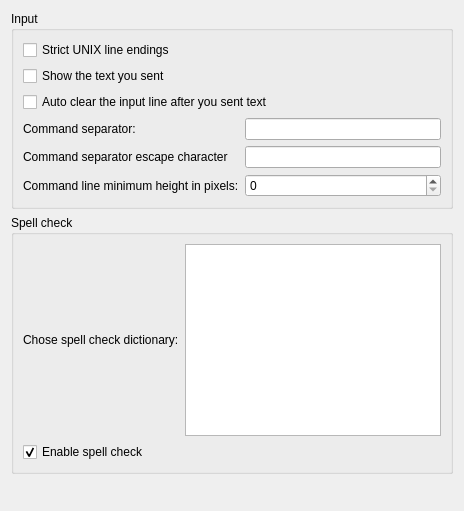
     <widget class="QWidget" name="input_line_tab">
      <property name="sizePolicy">
       <sizepolicy hsizetype="Expanding" vsizetype="Expanding">
        <horstretch>0</horstretch>
        <verstretch>0</verstretch>
       </sizepolicy>
      </property>
      <attribute name="title">
       <string>Input line</string>
      </attribute>
      <layout class="QGridLayout" name="gridLayout_11">
       <item row="0" column="0">
        <widget class="QGroupBox" name="groupBox_4">
         <property name="enabled">
          <bool>true</bool>
         </property>
         <property name="title">
          <string>Input</string>
         </property>
         <layout class="QGridLayout" name="gridLayout_5">
          <item row="0" column="0" colspan="2">
           <widget class="QCheckBox" name="USE_UNIX_EOL">
            <property name="maximumSize">
             <size>
              <width>16777215</width>
              <height>16777215</height>
             </size>
            </property>
            <property name="toolTip">
             <string>use strict UNIX line endings on commands for old UNIX servers that can't handle windows line endings correctly</string>
            </property>
            <property name="text">
             <string>Strict UNIX line endings</string>
            </property>
           </widget>
          </item>
          <item row="1" column="0" colspan="2">
           <widget class="QCheckBox" name="show_sent_text_checkbox">
            <property name="enabled">
             <bool>true</bool>
            </property>
            <property name="toolTip">
             <string>Echo the text you send in the display box</string>
            </property>
            <property name="text">
             <string>Show the text you sent</string>
            </property>
           </widget>
          </item>
          <item row="2" column="0" colspan="3">
           <widget class="QCheckBox" name="auto_clear_input_line_checkbox">
            <property name="enabled">
             <bool>true</bool>
            </property>
            <property name="text">
             <string>Auto clear the input line after you sent text</string>
            </property>
           </widget>
          </item>
          <item row="3" column="0">
           <widget class="QLabel" name="label_18">
            <property name="toolTip">
             <string/>
            </property>
            <property name="text">
             <string>Command separator:</string>
            </property>
            <property name="buddy">
             <cstring>command_separator_lineedit</cstring>
            </property>
           </widget>
          </item>
          <item row="3" column="1" colspan="2">
           <widget class="QLineEdit" name="command_separator_lineedit">
            <property name="enabled">
             <bool>true</bool>
            </property>
           </widget>
          </item>
          <item row="5" column="0">
           <widget class="QLabel" name="label_38">
            <property name="toolTip">
             <string/>
            </property>
            <property name="text">
             <string>Command line minimum height in pixels:</string>
            </property>
            <property name="buddy">
             <cstring>command_separator_lineedit</cstring>
            </property>
           </widget>
          </item>
          <item row="5" column="1" colspan="2">
           <widget class="QSpinBox" name="commandLineMinimumHeight">
            <property name="maximum">
             <number>300</number>
            </property>
           </widget>
          </item>
          <item row="4" column="0">
           <widget class="QLabel" name="label_14">
            <property name="text">
             <string>Command separator escape character</string>
            </property>
           </widget>
          </item>
          <item row="4" column="1" colspan="2">
           <widget class="QLineEdit" name="command_separator_escape"/>
          </item>
         </layout>
        </widget>
       </item>
       <item row="1" column="0">
        <widget class="QGroupBox" name="groupBox_15">
         <property name="title">
          <string>Spell check</string>
         </property>
         <layout class="QGridLayout" name="gridLayout_12">
          <item row="0" column="0">
           <widget class="QLabel" name="label_57">
            <property name="text">
             <string>Chose spell check dictionary:</string>
            </property>
           </widget>
          </item>
          <item row="0" column="1">
           <widget class="QListWidget" name="dictList"/>
          </item>
          <item row="1" column="0">
           <widget class="QCheckBox" name="enableSpellCheck">
            <property name="text">
             <string>Enable spell check</string>
            </property>
            <property name="checked">
             <bool>true</bool>
            </property>
           </widget>
          </item>
         </layout>
        </widget>
       </item>
       <item row="2" column="0">
        <spacer name="verticalSpacer_2">
         <property name="orientation">
          <enum>Qt::Vertical</enum>
         </property>
         <property name="sizeHint" stdset="0">
          <size>
           <width>20</width>
           <height>26</height>
          </size>
         </property>
        </spacer>
       </item>
      </layout>
     </widget>
